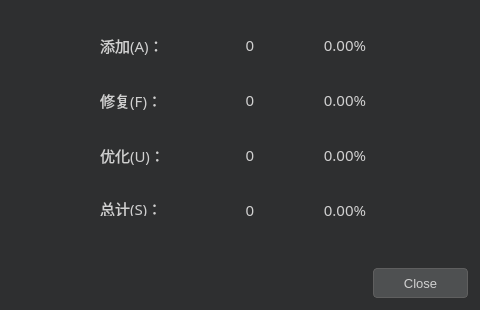
<?xml version="1.0" encoding="UTF-8"?>
<ui version="4.0">
 <class>DialogNumber</class>
 <widget class="QDialog" name="DialogNumber">
  <property name="geometry">
   <rect>
    <x>0</x>
    <y>0</y>
    <width>480</width>
    <height>310</height>
   </rect>
  </property>
  <property name="minimumSize">
   <size>
    <width>480</width>
    <height>310</height>
   </size>
  </property>
  <property name="maximumSize">
   <size>
    <width>480</width>
    <height>310</height>
   </size>
  </property>
  <property name="windowTitle">
   <string>Dialog</string>
  </property>
  <property name="styleSheet">
   <string notr="true">background-color: rgb(46, 47, 48);</string>
  </property>
  <widget class="QLabel" name="type_a">
   <property name="geometry">
    <rect>
     <x>100</x>
     <y>35</y>
     <width>100</width>
     <height>20</height>
    </rect>
   </property>
   <property name="sizePolicy">
    <sizepolicy hsizetype="Preferred" vsizetype="Preferred">
     <horstretch>0</horstretch>
     <verstretch>0</verstretch>
    </sizepolicy>
   </property>
   <property name="font">
    <font>
     <family>微软雅黑</family>
     <pointsize>11</pointsize>
     <weight>50</weight>
     <bold>false</bold>
    </font>
   </property>
   <property name="styleSheet">
    <string notr="true">color: rgb(208, 208, 208);</string>
   </property>
   <property name="text">
    <string>添加(A)：</string>
   </property>
   <property name="alignment">
    <set>Qt::AlignLeading|Qt::AlignLeft|Qt::AlignVCenter</set>
   </property>
  </widget>
  <widget class="QLabel" name="type_f">
   <property name="geometry">
    <rect>
     <x>100</x>
     <y>90</y>
     <width>100</width>
     <height>20</height>
    </rect>
   </property>
   <property name="font">
    <font>
     <family>微软雅黑</family>
     <pointsize>11</pointsize>
     <weight>50</weight>
     <bold>false</bold>
    </font>
   </property>
   <property name="styleSheet">
    <string notr="true">color: rgb(208, 208, 208);</string>
   </property>
   <property name="text">
    <string>修复(F)：</string>
   </property>
   <property name="alignment">
    <set>Qt::AlignLeading|Qt::AlignLeft|Qt::AlignVCenter</set>
   </property>
  </widget>
  <widget class="QLabel" name="type_u">
   <property name="geometry">
    <rect>
     <x>100</x>
     <y>145</y>
     <width>100</width>
     <height>20</height>
    </rect>
   </property>
   <property name="font">
    <font>
     <family>微软雅黑</family>
     <pointsize>11</pointsize>
    </font>
   </property>
   <property name="styleSheet">
    <string notr="true">color: rgb(208, 208, 208);</string>
   </property>
   <property name="text">
    <string>优化(U)：</string>
   </property>
   <property name="alignment">
    <set>Qt::AlignLeading|Qt::AlignLeft|Qt::AlignVCenter</set>
   </property>
  </widget>
  <widget class="QPushButton" name="ok">
   <property name="geometry">
    <rect>
     <x>373</x>
     <y>268</y>
     <width>95</width>
     <height>30</height>
    </rect>
   </property>
   <property name="font">
    <font>
     <pointsize>10</pointsize>
    </font>
   </property>
   <property name="styleSheet">
    <string notr="true">color: rgb(208, 208, 208);
background-color: rgb(78, 80, 81);
border-radius: 4px;
border: 1px solid rgb(95 ,95 ,95);</string>
   </property>
   <property name="text">
    <string>Close</string>
   </property>
  </widget>
  <widget class="QLabel" name="num_a">
   <property name="geometry">
    <rect>
     <x>200</x>
     <y>35</y>
     <width>100</width>
     <height>20</height>
    </rect>
   </property>
   <property name="font">
    <font>
     <family>微软雅黑</family>
     <pointsize>11</pointsize>
    </font>
   </property>
   <property name="styleSheet">
    <string notr="true">color: rgb(208, 208, 208);</string>
   </property>
   <property name="text">
    <string>0</string>
   </property>
   <property name="alignment">
    <set>Qt::AlignCenter</set>
   </property>
  </widget>
  <widget class="QLabel" name="num_f">
   <property name="geometry">
    <rect>
     <x>200</x>
     <y>90</y>
     <width>100</width>
     <height>20</height>
    </rect>
   </property>
   <property name="font">
    <font>
     <family>微软雅黑</family>
     <pointsize>11</pointsize>
    </font>
   </property>
   <property name="styleSheet">
    <string notr="true">color: rgb(208, 208, 208);</string>
   </property>
   <property name="text">
    <string>0</string>
   </property>
   <property name="alignment">
    <set>Qt::AlignCenter</set>
   </property>
  </widget>
  <widget class="QLabel" name="num_u">
   <property name="geometry">
    <rect>
     <x>200</x>
     <y>145</y>
     <width>100</width>
     <height>20</height>
    </rect>
   </property>
   <property name="font">
    <font>
     <family>微软雅黑</family>
     <pointsize>11</pointsize>
    </font>
   </property>
   <property name="styleSheet">
    <string notr="true">color: rgb(208, 208, 208);</string>
   </property>
   <property name="text">
    <string>0</string>
   </property>
   <property name="alignment">
    <set>Qt::AlignCenter</set>
   </property>
  </widget>
  <widget class="QLabel" name="type_s">
   <property name="geometry">
    <rect>
     <x>100</x>
     <y>200</y>
     <width>100</width>
     <height>16</height>
    </rect>
   </property>
   <property name="font">
    <font>
     <family>微软雅黑</family>
     <pointsize>11</pointsize>
    </font>
   </property>
   <property name="styleSheet">
    <string notr="true">color: rgb(208, 208, 208);</string>
   </property>
   <property name="text">
    <string>总计(S)：</string>
   </property>
   <property name="alignment">
    <set>Qt::AlignLeading|Qt::AlignLeft|Qt::AlignVCenter</set>
   </property>
  </widget>
  <widget class="QLabel" name="num_s">
   <property name="geometry">
    <rect>
     <x>200</x>
     <y>200</y>
     <width>100</width>
     <height>20</height>
    </rect>
   </property>
   <property name="font">
    <font>
     <family>微软雅黑</family>
     <pointsize>11</pointsize>
    </font>
   </property>
   <property name="styleSheet">
    <string notr="true">color: rgb(208, 208, 208);</string>
   </property>
   <property name="text">
    <string>0</string>
   </property>
   <property name="alignment">
    <set>Qt::AlignCenter</set>
   </property>
  </widget>
  <widget class="QLabel" name="num_a_2">
   <property name="geometry">
    <rect>
     <x>305</x>
     <y>35</y>
     <width>80</width>
     <height>20</height>
    </rect>
   </property>
   <property name="font">
    <font>
     <family>微软雅黑</family>
     <pointsize>11</pointsize>
    </font>
   </property>
   <property name="styleSheet">
    <string notr="true">color: rgb(208, 208, 208);</string>
   </property>
   <property name="text">
    <string>0.00%</string>
   </property>
   <property name="alignment">
    <set>Qt::AlignCenter</set>
   </property>
  </widget>
  <widget class="QLabel" name="num_f_2">
   <property name="geometry">
    <rect>
     <x>305</x>
     <y>90</y>
     <width>80</width>
     <height>20</height>
    </rect>
   </property>
   <property name="font">
    <font>
     <family>微软雅黑</family>
     <pointsize>11</pointsize>
    </font>
   </property>
   <property name="styleSheet">
    <string notr="true">color: rgb(208, 208, 208);</string>
   </property>
   <property name="text">
    <string>0.00%</string>
   </property>
   <property name="alignment">
    <set>Qt::AlignCenter</set>
   </property>
  </widget>
  <widget class="QLabel" name="num_u_2">
   <property name="geometry">
    <rect>
     <x>305</x>
     <y>145</y>
     <width>80</width>
     <height>20</height>
    </rect>
   </property>
   <property name="font">
    <font>
     <family>微软雅黑</family>
     <pointsize>11</pointsize>
    </font>
   </property>
   <property name="styleSheet">
    <string notr="true">color: rgb(208, 208, 208);</string>
   </property>
   <property name="text">
    <string>0.00%</string>
   </property>
   <property name="alignment">
    <set>Qt::AlignCenter</set>
   </property>
  </widget>
  <widget class="QLabel" name="num_s_2">
   <property name="geometry">
    <rect>
     <x>305</x>
     <y>200</y>
     <width>80</width>
     <height>20</height>
    </rect>
   </property>
   <property name="font">
    <font>
     <family>微软雅黑</family>
     <pointsize>11</pointsize>
    </font>
   </property>
   <property name="styleSheet">
    <string notr="true">color: rgb(208, 208, 208);</string>
   </property>
   <property name="text">
    <string>0.00%</string>
   </property>
   <property name="alignment">
    <set>Qt::AlignCenter</set>
   </property>
  </widget>
 </widget>
 <resources/>
 <connections>
  <connection>
   <sender>ok</sender>
   <signal>released()</signal>
   <receiver>DialogNumber</receiver>
   <slot>accept()</slot>
   <hints>
    <hint type="sourcelabel">
     <x>324</x>
     <y>216</y>
    </hint>
    <hint type="destinationlabel">
     <x>199</x>
     <y>129</y>
    </hint>
   </hints>
  </connection>
 </connections>
</ui>
